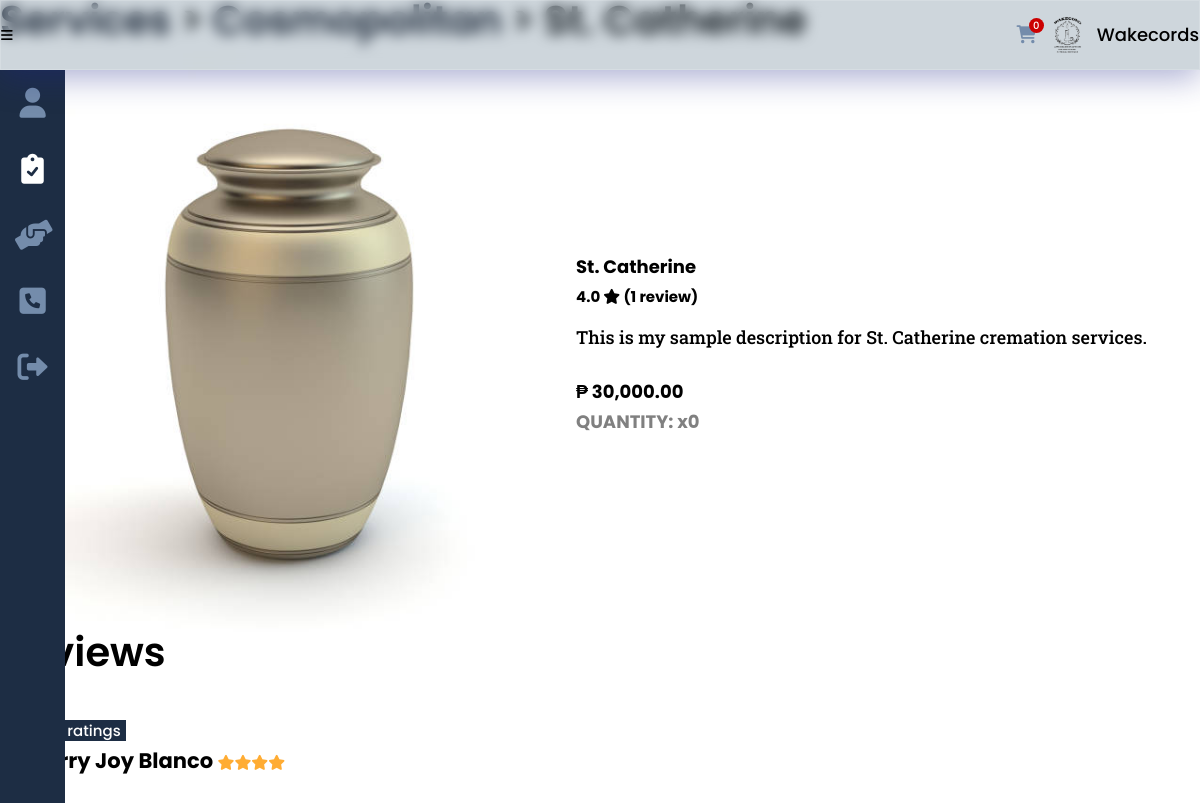
Screenshot of /funeral_tradition_this.php?service_id=46&id=8&rated (signed in) with the database file from the repository.
### tables this page shows
CREATE TABLE `funeral` (
  `service_id` int(8) NOT NULL,
  `funeral_name` varchar(50) NOT NULL,
  `funeral_type` varchar(20) NOT NULL,
  `funeral_size` varchar(100) DEFAULT NULL
);

CREATE TABLE `services` (
  `service_id` int(8) NOT NULL,
  `provider_id` int(8) NOT NULL,
  `service_type` varchar(20) NOT NULL,
  `service_desc` varchar(500) NOT NULL,
  `service_cost` decimal(9,2) DEFAULT NULL,
  `service_qty` int(2) DEFAULT NULL,
  `service_img` varchar(100) NOT NULL,
  `service_status` varchar(10) NOT NULL
);

CREATE TABLE `feedback` (
  `feedback_id` int(8) NOT NULL,
  `seeker_id` int(8) NOT NULL,
  `service_id` int(8) NOT NULL,
  `feedback_star` int(8) NOT NULL,
  `feedback_comments` varchar(250) DEFAULT NULL,
  `feedback_date` date NOT NULL
);

CREATE TABLE `seeker` (
  `seeker_id` int(8) NOT NULL,
  `seeker_fname` varchar(25) NOT NULL,
  `seeker_mi` char(1) DEFAULT NULL,
  `seeker_lname` varchar(25) NOT NULL,
  `seeker_address` varchar(100) DEFAULT NULL,
  `seeker_phone` varchar(11) DEFAULT NULL,
  `seeker_status` varchar(10) DEFAULT NULL,
  `seeker_email` varchar(50) NOT NULL,
  `seeker_pass` varchar(100) NOT NULL
);

### others/db.php (called while the page is built, shortened)
<?php
	class DB
	{
		static $hostname = "localhost";
		static $dbname = "wakecords";
		static $username  = "root";
		static $password = "";
		public static function query($sql, $params=array(), $transactType)
		{
			$rows = array();
			try
			{
				$db = new PDO("mysql:host=". self::$hostname ."; dbname=". self::$dbname,  self::$username,  self::$password);
				$db->setAttribute(PDO::ATTR_ERRMODE, PDO::ERRMODE_EXCEPTION);
				$cmd = $db->prepare($sql);
				$cmd->execute($params);
				if($transactType == "READ")
					$rows = $cmd->fetchAll();
				else
					$rows = $db->lastInsertId();
			}
			catch(PDOException $e)
			{
				echo $e->getMessage();
			}
			return $rows;
		}
	}

### funeral_tradition_this.php (the view, shortened to what this page needs)
<?php
	include("others/functions.php");
	include("others/head.php");
	$provider = read("provider", ["provider_id"], [$_GET['id']]);
	$provider = $provider[0];
?>
<body>
	<div class="container">
		<?php include("others/header.php"); ?>
		<div class="banner">
			<?php
			include("others/sidebar.php"); ?>
			<section class="banner-con">
				<div class="wrapper">
					<div class="banner-div">
						<?php
							$service_type = read("services", ["service_id"], [$_GET['service_id']]);
							$service_type = $service_type[0];
							$service = DB::query("SELECT * FROM services a JOIN {$service_type['service_type']} b ON a.service_id = b.service_id WHERE a.service_id=?", array($_GET['service_id']), "READ");
							$service = $service[0];
							if(isset($_SESSION['provider'])){
								$service_link = "services.php";
								$a_link = "services.php";
							}
							else if(isset($_SESSION['seeker'])){
								if($service_type['service_type'] == "funeral") {
									$service_link = "funeral.php";
									$a_link = "funeral_tradition.php";
								}
							}
							else {
								$service_link = "funeral.php";
								$a_link = "funeral_tradition.php";
							}
							$size_array = array();
							$font_array = array();
							switch($service_type['service_type']){
								case "funeral":
									$size_array = explode(",",$service['funeral_size']);
									echo "
									<h2><a href='{$service_link}'>Services</a> <span>> <a href='{$a_link}?id={$provider['provider_id']}'>{$provider['provider_company']}</a> > {$service['funeral_name']}</span></h2>
									";
									$service_name = $service['funeral_name'];
								break;
							}
						?>
						<div class="banner-cards trad">
							<?php
								echo "
								<img class='card-img' src='images/providers/".$service['service_type']."/".$service['provider_id']."/".$service['service_img']."'>
								<div class='card-div'>
									<div>
										<h3>".$service_name."
											<span>
												".ratings($service['service_id'], true)."
												<i class='fa-solid fa-star'></i>
												(".ratings_count($service['service_id'], true).")
											</span>
										</h3>
										<p>
											".$service['service_desc']."
										</p>
								";
								if($service_type['service_type'] != "church")
									echo "<div class='card-price trad'>₱ ".number_format($service['service_cost'], 2, '.', ',')."</div>";
								$qty_status = "";
								if($service_type['service_qty'] == 0) $qty_status = "Out of Stock";
								if(isset($_SESSION['seeker']) && !isset($_GET['rate']) && !isset($_GET['rated'])){
								echo "
								<form method='post'>
									<div class='selection-con'>";
									if($service_type['service_type'] != "church") {
										if(count($size_array) > 0 && $size_array[0] != NULL) {
											select_array($size_array, "sizes");
									 	}
										if(count($font_array) > 0 && $font_array[0] != NULL) {
											select_array($font_array, "fonts");
										}
										echo "
										<div>
											<label>Quantity: <span style='color:red;'>{$qty_status}</span></label>
											<select name='cboquantity' required>
												<option value=''>BROWSE OPTIONS</option>";
												for($i=1; $i<=$service_type['service_qty']; $i++)
													echo "<option value='".$i."'>".$i."</option>";
										echo "
											</select>
										</div>";
									} else {
								echo "	<div>
											<label>Time: </label>
											<select name='cbotime' required>
												<option value=''>BROWSE OPTIONS</option>";
												echo time_available($service['church_mass_time'], $_GET['service_id']);
								echo "		</select>
										</div>";
									}
								echo "
									</div>
										<button type='submit' name='btnadd' class='btn trad' onclick=\"return confirm('Confirm booking?');\">Book</button>
								</form>";
								}
								else {
									if($service_type['service_type'] != "church")
										echo "<h4 style='color:gray'>QUANTITY: x{$service['service_qty']}</h4>";
								}
								echo "
									</div>
								</div>";
							?>
						</div>
						<div class="banner-ratings" id="ratings">
							<h2>Reviews</h2>
							<div class="ratings-con">
							<?php
							$ratings = read("feedback", ["service_id"], [$_GET['service_id']]);
							if(count($ratings)>0){
								foreach($ratings as $result){
									$seeker = read("seeker", ["seeker_id"], [$result['seeker_id']]);
									$seeker = $seeker[0];
									$days = (strtotime(date('Y-m-d')) - strtotime(date($result['feedback_date']))) /60/60/24;
									echo "
									<div class='rate'>
									";
									if($days == 0) {
										echo "
										<span>
											<mark class='mark-style no-cursor'>new ratings</mark>
										</span>
										";
									}
									else {
										echo "
										<span class='gray-italic'>
											rated ".$days." days ago
										</span>
										";
									}
									echo "
										<h3>{$seeker['seeker_fname']} {$seeker['seeker_lname']}
											<span>
												".display_stars($result['feedback_star'])."
											</span>
										</h3>
										<p>{$result['feedback_comments']}</p>
									</div>
									";
								}
							}
							else messaging("notify", "No reviews yet!");
							?>
							</div>
						</div>
					</div>
				</div>
			</section>
		</div>
	</div>
<?php include("others/footer-js.php"); ?>

### others/functions.php (shortened to what this page needs)
<?php
	require_once("others/db.php");
	function display_stars($stars){
		$text = "";
		while($stars > 0){
			$text .= "<i class='fa-solid fa-star stars'></i>";
			$stars--;
		}
		return $text;
	}
	function ratings($id, $service = true){
		$avg_stars = 0;
		if($service)
			$feedback = read("feedback", ["service_id"], [$id]);
		else {
			$feedback = DB::query("SELECT * FROM feedback a JOIN services b ON a.service_id = b.service_id WHERE provider_id = ?", array($id), "READ");
		}
		if(count($feedback) > 0){
			foreach($feedback as $result){
				$avg_stars += $result['feedback_star'];
			}
			$avg_stars /= count($feedback);
		}
		else return $avg_stars;
		return number_format((float)$avg_stars,1,".","");
	}
	function ratings_count($id, $service = true){
		if($service)
			$feedback = read("feedback", ["service_id"], [$id]);
		else {
			$feedback = DB::query("SELECT * FROM feedback a JOIN services b ON a.service_id = b.service_id WHERE provider_id = ?", array($id), "READ");
		}
		return (count($feedback) > 1) ? count($feedback)." reviews" : count($feedback)." review";
	}
	function read($table, $attr=[], $data=[]){
		if(count($attr) == 1){
			return DB::query("SELECT * FROM ".$table." WHERE ".$attr[0]."=?", array($data[0]), "READ");
		}
	}

### css/style.css (style rules this page uses)
:root { --dark-blue:#0d1321; --light-blue:#1d2d44; --pale-blue:#3e5c76; --light-gray:#748cab; --gray: #ccc; --peach:#f0ebd8; --header-height:70px; --red: hsl(0,100%,40%); --green: hsl(133, 75%, 30%); --blue: hsl(180, 75%, 40%); --em-1: 1em; --rem-1: 1rem; --box-shadow: 2px 2px 6px -2px #000; }
* { padding:0;margin:0;box-sizing:border-box;resize:none;outline:none;border:none;text-decoration:none;list-style:none; }
body { font:500 18px/30px Poppins,sans-serif; }
.wrapper { width:100%;margin:0 auto 0 0;padding:0 var(--size-3) var(--size-8) var(--size-11); }
section, main { padding:100px 0;background:#fff; }
h1,h2 { line-height:100%;margin-bottom:40px;position:relative; }
h2 { margin-bottom:var(--rem-1); }
h3 { margin-bottom:10px;position:relative; }
h2 { font-size:40px;font-weight:600; }
h2 a { display:inline-block;position:relative;color:var(--dark-blue); }
h2 a:after { content:"";position:absolute;width:100%;transform:scaleX(0);height:2px;bottom:0;left:0;background-color:var(--light-blue);transform-origin:bottom right;transition:transform 0.25s ease-out; }
p { font-family:Roboto Slab,serif;margin-bottom:25px; }
.stars { font-size:15px;color:#ffac33; }
.banner-con { width:100%;padding:0; }
.banner-div { height:100%;padding-top:var(--size-11);position:relative;margin-bottom:var(--em-1); }
.banner-div h2 span { font-size:var(--size-5); }
.banner-cards { display:flex;column-gap:var(--size-5);flex-wrap:wrap; }
.banner-cards.trad { margin-bottom:var(--size-5); }
.banner-cards img { width:100%; }
.banner-cards h3, .banner-cards p { padding-inline:var(--size-3); }
.banner-cards h3 span { display:block;font-size:15px;color:var(--yellow-6); }
.banner-cards.trad h3 { font-size:var(--size-7); }
.banner-cards.trad h3, .banner-cards.trad p { padding-inline:0; }
.banner-cards p { font-size:var(--size-3); }
.banner-cards .card-price { font-size:var(--size-5);font-weight:bold;margin-bottom:30px;width:100%;text-align:center; }
.banner-cards .card-price.trad { text-align:left;margin-bottom:var(--size-5); }
.banner-cards .card-img { width:48%; }
.banner-cards .card-div { width:48%;display:flex;align-items:center; }
.card-div > div { width:100%; }
.ratings-con .rate { display:inline-block;width:350px;max-width:50%;margin:.5em;padding:1em;min-height:auto;vertical-align:top;box-shadow:var(--shadow-4);border-radius:5px; }
figcaption mark, .mark-style { cursor:pointer;background-color:var(--light-blue);color:#fff;padding-inline:7px; }
.mark-style.no-cursor { cursor:auto;padding-inline:5px;font-size:15px; }

### rows the page displays
funeral: service_id.service_img (picture), funeral_name "St. Catherine", service_id.service_desc "This is my sample description for St. Catherine cremation services.", service_id.service_cost "30,000.00", service_id.service_qty "0"
feedback: feedback_date "new ratings", seeker.seeker_fname "Merry Joy", seeker.seeker_lname "Blanco", feedback_star 4 (drawn)

### other values shown
count(read('cart', ['seeker_id'], [$_SESSION['seeker']])) "0"
ratings($service['service_id'], true) "4.0"
ratings_count($service['service_id'], true) "1 review"
